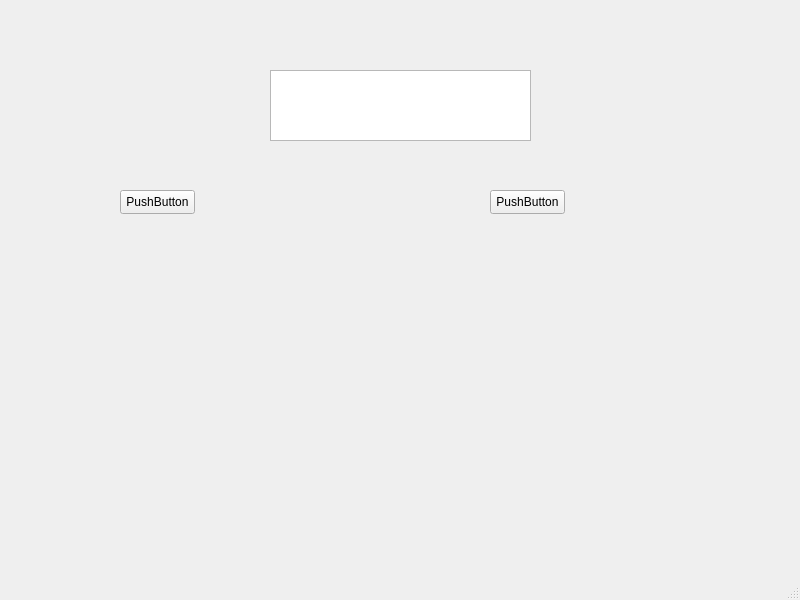
<?xml version="1.0" encoding="UTF-8"?>
<ui version="4.0">
 <class>MainWindow</class>
 <widget class="QMainWindow" name="MainWindow">
  <property name="geometry">
   <rect>
    <x>0</x>
    <y>0</y>
    <width>800</width>
    <height>600</height>
   </rect>
  </property>
  <property name="windowTitle">
   <string>MainWindow</string>
  </property>
  <widget class="QWidget" name="centralwidget">
   <widget class="QPushButton" name="pushButton">
    <property name="geometry">
     <rect>
      <x>120</x>
      <y>190</y>
      <width>75</width>
      <height>24</height>
     </rect>
    </property>
    <property name="text">
     <string>PushButton</string>
    </property>
   </widget>
   <widget class="QPushButton" name="pushButton_2">
    <property name="geometry">
     <rect>
      <x>490</x>
      <y>190</y>
      <width>75</width>
      <height>24</height>
     </rect>
    </property>
    <property name="text">
     <string>PushButton</string>
    </property>
   </widget>
   <widget class="QTextEdit" name="textAccounts">
    <property name="geometry">
     <rect>
      <x>270</x>
      <y>70</y>
      <width>261</width>
      <height>71</height>
     </rect>
    </property>
   </widget>
  </widget>
  <widget class="QMenuBar" name="menubar">
   <property name="geometry">
    <rect>
     <x>0</x>
     <y>0</y>
     <width>800</width>
     <height>22</height>
    </rect>
   </property>
  </widget>
  <widget class="QStatusBar" name="statusbar"/>
 </widget>
 <resources/>
 <connections/>
</ui>
